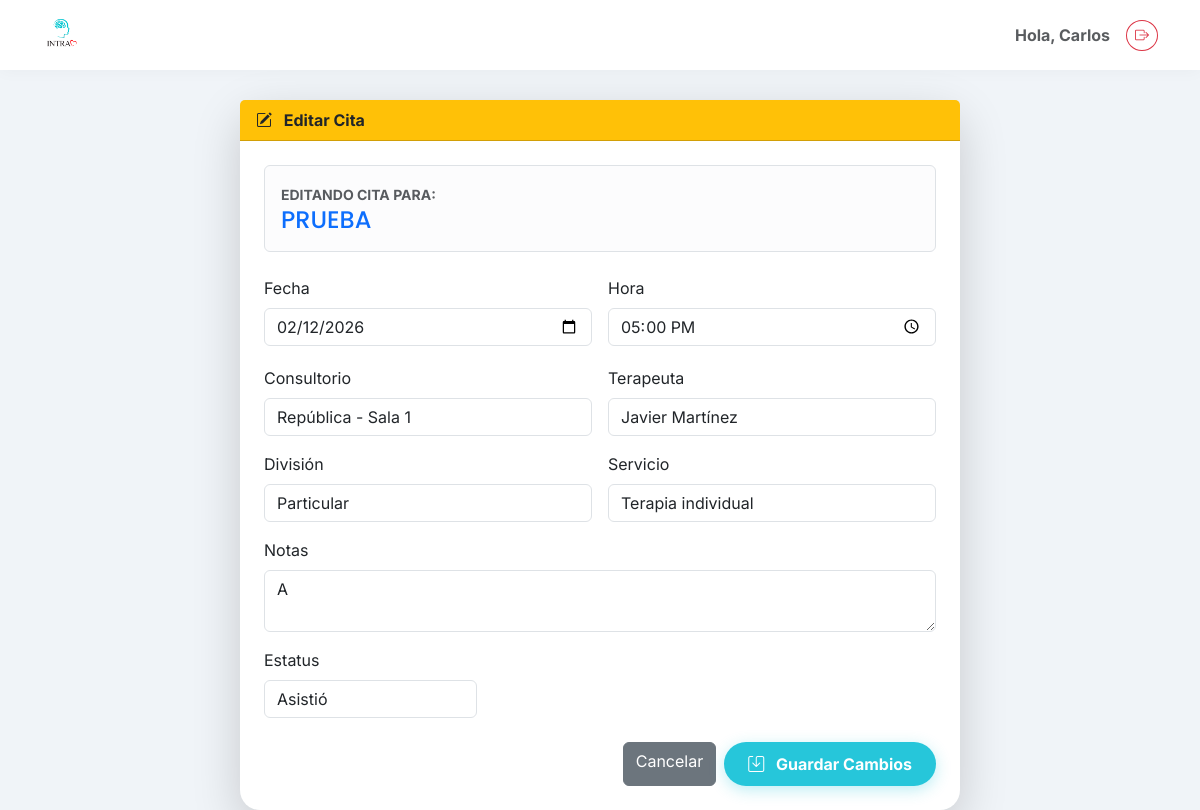
The page /citas/4/editar/ (signed in) on the database as committed earlier.
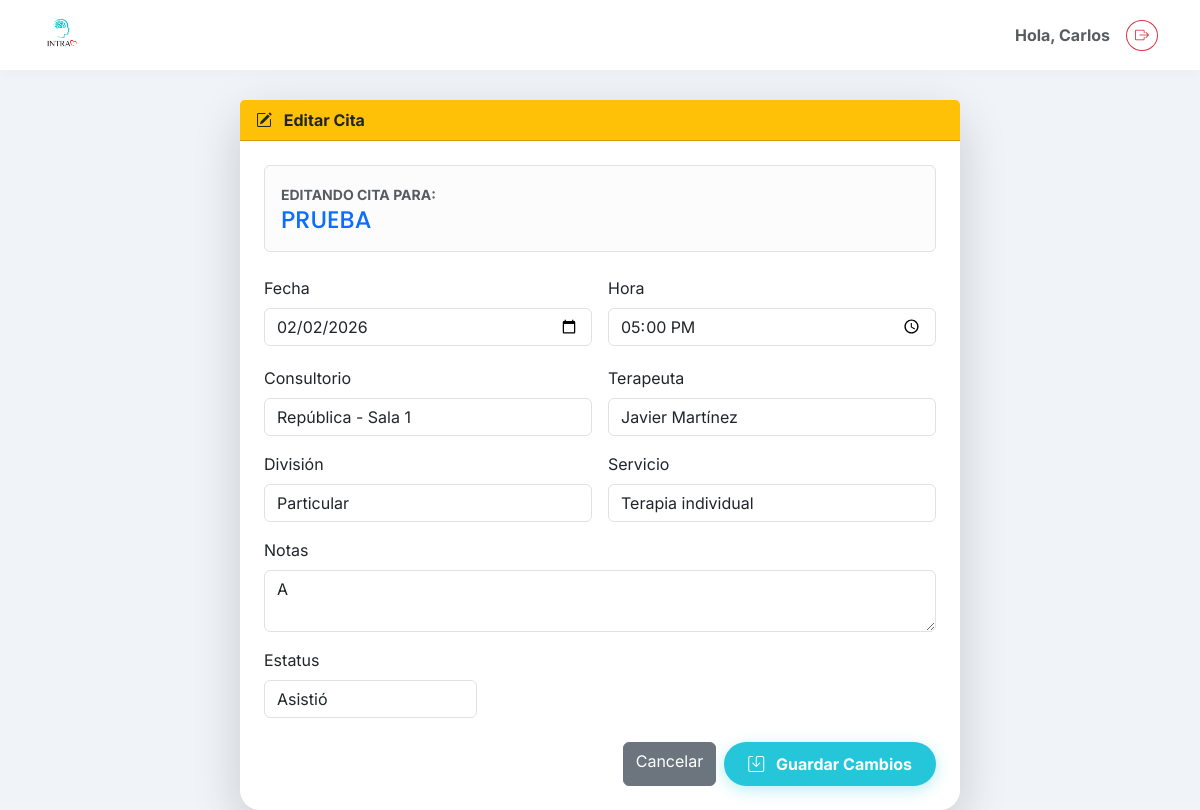
The same page on the database as committed later.
### clinica/models.py (models this page shows, shortened)
class Cita(models.Model):
    ESTATUS_CHOICES = [
        ('programada', 'Programada'),
        ('asistio', 'Asistió'),
        ('cancelada', 'Cancelada'),
        ('no_asistio', 'No Asistió'),
    ]
    PAGO_CHOICES = [
        ('Efectivo', 'Efectivo'),
        ('Transferencia', 'Transferencia'),
        ('Terminal', 'Terminal'),
        ('Pase', 'Pase'),
        ('Gratuito', 'Gratuito'),
        ('Pendiente', 'Pendiente'),
    ]
    paciente = models.ForeignKey(Paciente, on_delete=models.CASCADE, related_name='citas')
    fecha = models.DateField()
    hora = models.TimeField()
    division = models.ForeignKey(Division, on_delete=models.SET_NULL, null=True)
    consultorio = models.ForeignKey(Consultorio, on_delete=models.SET_NULL, null=True)
    servicio = models.ForeignKey(Servicio, on_delete=models.SET_NULL, null=True)
    terapeuta = models.ForeignKey(Terapeuta, on_delete=models.SET_NULL, null=True)
    costo = models.DecimalField(max_digits=10, decimal_places=2, null=True, blank=True)
    metodo_pago = models.CharField(max_length=50, null=True, blank=True)
    estatus = models.CharField(max_length=20, choices=ESTATUS_CHOICES, default='programada')
    folio_fiscal = models.CharField(max_length=100, blank=True, null=True)
    notas = models.TextField(blank=True, null=True)
    class Meta:
        verbose_name = "Cita"
        verbose_name_plural = "Citas"
        ordering = ['-fecha', '-hora']

class Paciente(models.Model):
    TIPO_CONTACTO_CHOICES = [
        ('propio', 'Propio'),
        ('madre', 'Madre'),
        ('padre', 'Padre'),
        ('pareja', 'Pareja'),
        ('otro', 'Otro'),
    ]
    SEXO_CHOICES = [
        ('Femenino', 'Femenino'),
        ('Masculino', 'Masculino'),
    ]
    nombre = models.CharField(max_length=200, verbose_name="Nombre Completo")
    fecha_nacimiento = models.DateField(verbose_name="Fecha de Nacimiento")
    nombre_normalizado = models.CharField(max_length=200, blank=True, editable=False)
    sexo = models.CharField(
        max_length=20,
        choices=SEXO_CHOICES,
        default='Femenino',
        verbose_name="Sexo"
    )
    telefono = models.CharField(max_length=20, verbose_name="Teléfono (WhatsApp)")
    identidad_contacto = models.CharField(max_length=20, choices=TIPO_CONTACTO_CHOICES, default='propio')
    servicio_inicial = models.ForeignKey('Servicio', on_delete=models.SET_NULL, null=True, verbose_name="Servicio Inicial")
    consentimiento_firmado = models.FileField(upload_to='documentos/', blank=True, null=True)
    estudio_socioeconomico = models.FileField(upload_to='documentos/', blank=True, null=True)
    apertura_expediente = models.FileField(upload_to='documentos/', blank=True, null=True)
    resumen_clinico = models.TextField(blank=True, null=True)
    pacientes_relacionados = models.ManyToManyField('self', blank=True, symmetrical=True)
    enlace_resultados = models.URLField(blank=True, null=True)
    fecha_registro = models.DateTimeField(auto_now_add=True)
    def __str__(self):
        return self.nombre
    class Meta:
        verbose_name = "Paciente"
        verbose_name_plural = "Pacientes"

### clinica/views.py (the view)
# urls.py: path('citas/<int:cita_id>/editar/', clinica_views.editar_cita, name='editar_cita'),
@login_required
def editar_cita(request, cita_id):
    cita = get_object_or_404(Cita, id=cita_id)
    if request.method == 'POST':
        form = CitaForm(request.POST, instance=cita)
        if form.is_valid():
            form.save()
            messages.success(request, '¡Cita actualizada correctamente! ')
            origen = request.GET.get('next', 'home')
            if origen == 'paciente':
                return redirect('detalle_paciente', paciente_id=cita.paciente.id)
            return redirect('home')
        else:
            for field, errors in form.errors.items():
                for error in errors:
                    if field == '__all__':
                        messages.error(request, f" {error}")
                    else:
                        messages.error(request, f"Error en {field}: {error}")
    else:
        form = CitaForm(instance=cita)
    return render(request, 'clinica/editar_cita.html', {
        'form': form,
        'cita': cita
    }
    )

### clinica/forms.py (shortened to what this page needs)
class CitaForm(forms.ModelForm):
    class Meta:
        model = Cita
        fields = [
            'paciente', 'fecha', 'hora', 'division',
            'consultorio', 'servicio', 'terapeuta',
            'costo', 'metodo_pago', 'estatus',
            'folio_fiscal', 'notas'
        ]
        widgets = {
            'fecha': forms.DateInput(attrs={'type': 'date', 'class': 'form-control'}),
            'hora': forms.TimeInput(format='%H:%M', attrs={'type': 'time', 'class': 'form-control', 'step': '60'}),
            'notas': forms.Textarea(attrs={'rows': 2, 'class': 'form-control'}),
            'paciente': forms.Select(attrs={'class': 'form-select select2-paciente'}),
        }
    def __init__(self, *args, **kwargs):
        super().__init__(*args, **kwargs)
        for field_name, field in self.fields.items():
            if 'class' not in field.widget.attrs:
                 field.widget.attrs['class'] = 'form-control'
        self.fields['costo'].required = False
        self.fields['metodo_pago'].required = False

### clinica/models.py (called while the page is built)
    def __str__(self):
        return self.nombre

    def __str__(self):
        return self.nombre

    def __str__(self):
        return self.nombre

### clinica/templates/clinica/editar_cita.html (shortened to what this page needs)
{% extends 'clinica/base.html' %}
{% block content %}
<div class="container mt-4">
    <div class="row justify-content-center">
        <div class="col-md-8">
            <div class="card shadow-lg border-0">
                <div class="card-header bg-warning text-dark fw-bold">
                    <i class="bi bi-pencil-square me-2"></i> Editar Cita
                </div>
                <div class="card-body p-4">
                    <div class="alert alert-light border mb-4">
                        <small class="text-muted text-uppercase fw-bold">Editando cita para:</small>
                        <h4 class="text-primary mb-0">{{ cita.paciente.nombre }} {{ cita.paciente.apellido }}</h4>
                    </div>
                    <form method="post" id="form-editar">
                        <div class="row g-3">
                            <div class="col-md-6">
                                <label class="form-label">Fecha</label>
                                {{ form.fecha }}
                            </div>
                            <div class="col-md-6">
                                <label class="form-label">Hora</label>
                                {{ form.hora }}
                            </div>
                            <div class="col-md-6">
                                <label class="form-label">Consultorio</label>
                                {{ form.consultorio }}
                            </div>
                            <div class="col-md-6">
                                <label class="form-label">Terapeuta</label>
                                {{ form.terapeuta }}
                            </div>
                            <div class="col-md-6">
                                <label class="form-label">División</label>
                                {{ form.division }}
                            </div>
                            <div class="col-md-6">
                                <label class="form-label">Servicio</label>
                                {{ form.servicio }}
                            </div>
                            <div class="col-12">
                                <label class="form-label">Notas</label>
                                {{ form.notas }}
                            </div>
                            <div class="col-md-4">
                                <label class="form-label">Estatus</label>
                                {{ form.estatus }}
                            </div>
                        </div>
                        <div class="d-flex justify-content-end gap-2 mt-4">
                            <a href="javascript:history.back()" class="btn btn-secondary">Cancelar</a>
                            <button type="submit" class="btn btn-primary fw-bold px-4">
                                <i class="bi bi-save me-2"></i> Guardar Cambios
                            </button>
                        </div>
                    </form>
                </div>
            </div>
        </div>
    </div>
</div>
{% endblock %}

Rows that differ between the two databases and show on the page:
changed Cita "República - Sala 1": fecha "02/12/2026" → "02/02/2026"
